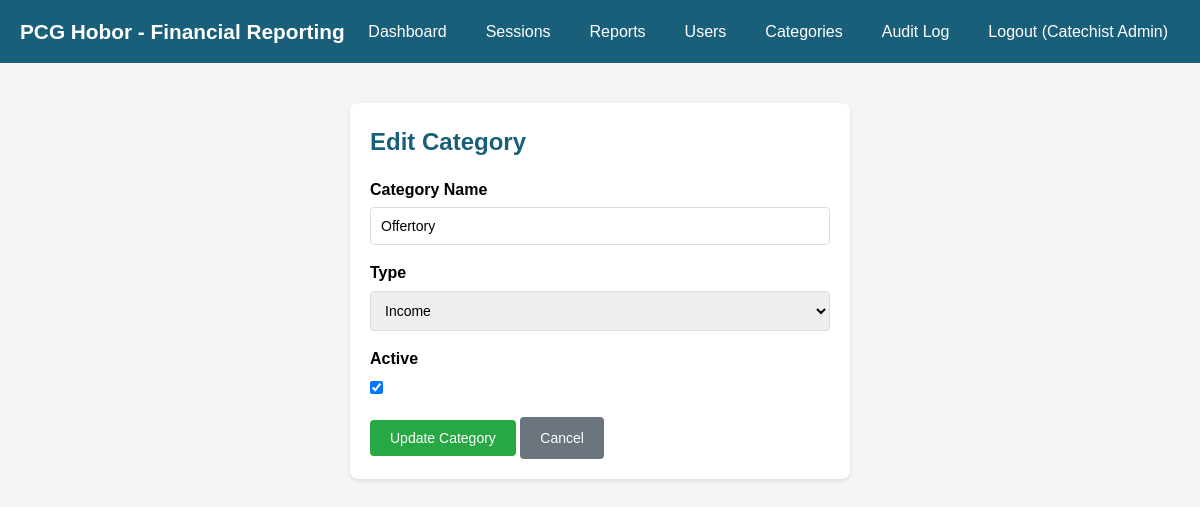
Screenshot of /category/1/edit (signed in) with the database file from the repository.
### app.py (models this page shows, shortened)
class User(UserMixin, db.Model):
    id = db.Column(db.Integer, primary_key=True)
    username = db.Column(db.String(80), unique=True, nullable=False)
    password_hash = db.Column(db.String(256), nullable=False)
    full_name = db.Column(db.String(120), nullable=False)
    role = db.Column(db.String(20), nullable=False)  # 'admin' or 'treasurer'
    is_active_flag = db.Column(db.Boolean, default=True)
    created_at = db.Column(db.DateTime, default=datetime.utcnow)

class Category(db.Model):
    id = db.Column(db.Integer, primary_key=True)
    name = db.Column(db.String(100), nullable=False)
    category_type = db.Column(db.String(20), nullable=False)  # 'income' or 'expenditure'
    is_active = db.Column(db.Boolean, default=True)

### app.py (the view, shortened to what this page needs)
@app.route('/category/<int:category_id>/edit', methods=['GET', 'POST'])
@login_required
@admin_required
def edit_category(category_id):
    category = Category.query.get_or_404(category_id)
    form = CategoryForm(obj=category)
    return render_template('category_form.html', form=form, category=category)

### app.py
class CategoryForm(FlaskForm):
    name = StringField('Category Name', validators=[DataRequired()])
    category_type = SelectField('Type', choices=[('income', 'Income'), ('expenditure', 'Expenditure')], validators=[DataRequired()])
    is_active = BooleanField('Active')

### app.py (called while the page is built)
@login_manager.user_loader
def load_user(user_id):
    return User.query.get(int(user_id))

def admin_required(f):
    @wraps(f)
    def decorated_function(*args, **kwargs):
        if not current_user.is_authenticated or current_user.role != 'admin':
            flash('Admin access required.', 'error')
            return redirect(url_for('dashboard'))
        return f(*args, **kwargs)
    return decorated_function

### templates/category_form.html (shortened to what this page needs)
{% extends "base.html" %}
{% block content %}
<div class="card" style="max-width: 500px; margin: 0 auto;">
    <h2>{% if category %}Edit Category{% else %}Add New Category{% endif %}</h2>
    <form method="POST">
        <div class="form-group">
            {{ form.name.label }}
            {{ form.name() }}
        </div>
        <div class="form-group">
            {{ form.category_type.label }}
            {{ form.category_type() }}
        </div>
        <div class="form-group">
            {{ form.is_active.label }}
            {{ form.is_active() }}
        </div>
        <button type="submit" class="btn btn-success">{% if category %}Update Category{% else %}Create Category{% endif %}</button>
        <a href="{{ url_for('categories_list') }}" class="btn btn-secondary">Cancel</a>
    </form>
</div>
{% endblock %}

### templates/base.html (shortened to what this page needs)
<!DOCTYPE html>
<html lang="en">
<head>
</head>
<body>
    {% if current_user.is_authenticated %}
    <nav>
        <div class="nav-container">
            <h1>PCG Hobor - Financial Reporting</h1>
            <ul>
                <li><a href="{{ url_for('dashboard') }}">Dashboard</a></li>
                <li><a href="{{ url_for('sessions_list') }}">Sessions</a></li>
                <li><a href="{{ url_for('summary_report') }}">Reports</a></li>
                {% if current_user.role == 'admin' %}
                <li><a href="{{ url_for('users_list') }}">Users</a></li>
                <li><a href="{{ url_for('categories_list') }}">Categories</a></li>
                <li><a href="{{ url_for('audit_log') }}">Audit Log</a></li>
                {% endif %}
                <li><a href="{{ url_for('logout') }}">Logout ({{ current_user.full_name }})</a></li>
            </ul>
        </div>
    </nav>
    {% endif %}
    <div class="container">
        {% block content %}{% endblock %}
    </div>
</body>
</html>

### templates/base.html (style rules this page uses)
* { box-sizing: border-box; margin: 0; padding: 0; }
body { font-family: Arial, sans-serif; background: #f5f5f5; line-height: 1.6; }
.container { max-width: 1200px; margin: 0 auto; padding: 20px; }
nav { background: #1a5f7a; color: white; padding: 15px 20px; margin-bottom: 20px; }
nav .nav-container { display: flex; justify-content: space-between; align-items: center; max-width: 1200px; margin: 0 auto; }
nav h1 { font-size: 1.3em; }
nav ul { list-style: none; display: flex; gap: 15px; }
nav a { color: white; text-decoration: none; padding: 8px 12px; border-radius: 4px; }
.card { background: white; border-radius: 8px; padding: 20px; margin-bottom: 20px; box-shadow: 0 2px 4px rgba(0,0,0,0.1); }
.card h2, .card h3 { margin-bottom: 15px; color: #1a5f7a; }
.btn { display: inline-block; padding: 10px 20px; border: none; border-radius: 4px; cursor: pointer; text-decoration: none; font-size: 14px; }
.btn-success { background: #28a745; color: white; }
.btn-secondary { background: #6c757d; color: white; }
.form-group { margin-bottom: 15px; }
.form-group label { display: block; margin-bottom: 5px; font-weight: bold; }
.form-group input, .form-group select, .form-group textarea { width: 100%; padding: 10px; border: 1px solid #ddd; border-radius: 4px; font-size: 14px; }
.form-group input[type="checkbox"] { width: auto; }

### rows the page displays
User: full_name "Catechist Admin"
Category: name "Offertory", category_type "Income", is_active "☑"
